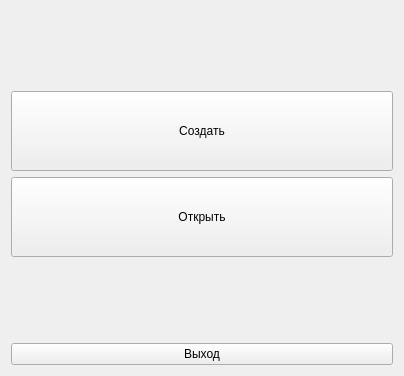
<?xml version="1.0" encoding="UTF-8"?>
<ui version="4.0">
 <class>WelcomeScreen</class>
 <widget class="QWidget" name="WelcomeScreen">
  <property name="geometry">
   <rect>
    <x>0</x>
    <y>0</y>
    <width>404</width>
    <height>376</height>
   </rect>
  </property>
  <property name="windowTitle">
   <string>Form</string>
  </property>
  <layout class="QVBoxLayout" name="verticalLayout">
   <item>
    <spacer name="verticalSpacer">
     <property name="orientation">
      <enum>Qt::Vertical</enum>
     </property>
     <property name="sizeHint" stdset="0">
      <size>
       <width>20</width>
       <height>40</height>
      </size>
     </property>
    </spacer>
   </item>
   <item>
    <widget class="QPushButton" name="createBase">
     <property name="sizePolicy">
      <sizepolicy hsizetype="Minimum" vsizetype="Expanding">
       <horstretch>0</horstretch>
       <verstretch>0</verstretch>
      </sizepolicy>
     </property>
     <property name="text">
      <string>Создать</string>
     </property>
    </widget>
   </item>
   <item>
    <widget class="QPushButton" name="openBase">
     <property name="sizePolicy">
      <sizepolicy hsizetype="Minimum" vsizetype="Expanding">
       <horstretch>0</horstretch>
       <verstretch>0</verstretch>
      </sizepolicy>
     </property>
     <property name="text">
      <string>Открыть</string>
     </property>
    </widget>
   </item>
   <item>
    <spacer name="verticalSpacer_2">
     <property name="orientation">
      <enum>Qt::Vertical</enum>
     </property>
     <property name="sizeHint" stdset="0">
      <size>
       <width>20</width>
       <height>40</height>
      </size>
     </property>
    </spacer>
   </item>
   <item>
    <widget class="QPushButton" name="closeButton">
     <property name="text">
      <string>Выход</string>
     </property>
    </widget>
   </item>
  </layout>
 </widget>
 <resources/>
 <connections/>
</ui>
